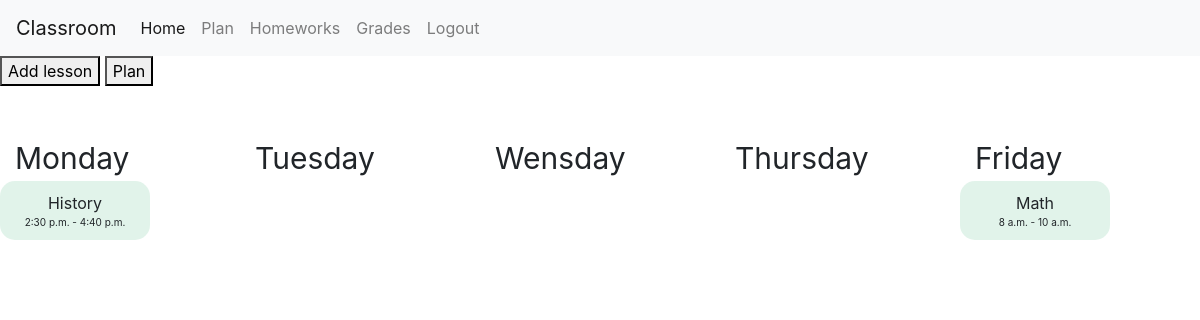
The page /plan (signed in) on the database as committed earlier.
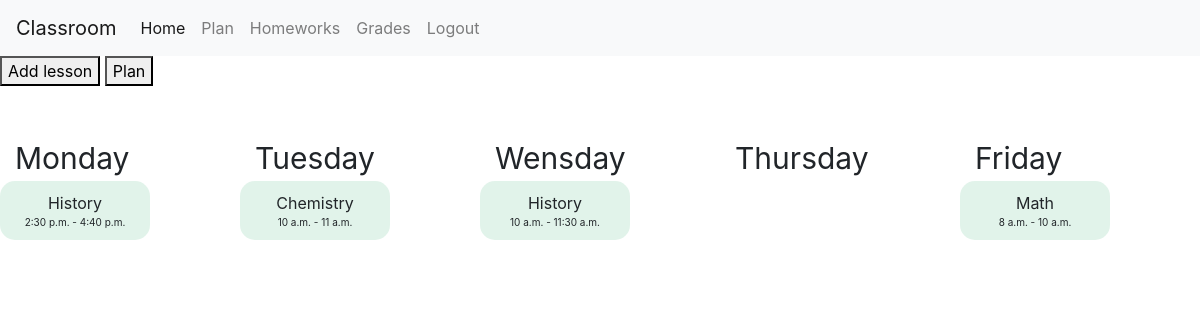
The same page on the database as committed later.
### classroom/models.py (models this page shows)
class Lesson(models.Model):
    subject = models.CharField(max_length=300, choices=SUBJECT_CHOICES)
    day = models.CharField(max_length=3, choices=DAY_CHOICES)
    time_start = models.TimeField()
    time_end = models.TimeField()
    teacher = models.ForeignKey(User, on_delete=models.CASCADE, related_name="teacher_lessons")
    group = models.ForeignKey(Class, on_delete=models.CASCADE, related_name="class_lessons")

### classroom/views.py (the view)
# urls.py: path("plan", views.plan_view, name="plan"),
@login_required
def plan_view(request):
    user = request.user
    if request.method == "POST":
        teacher_id = request.POST['teacher']
        group_id = request.POST['class']
        day = request.POST['day']
        time_start = request.POST['start_time']
        time_end = request.POST['end_time']
        teacher = User.objects.get(pk=teacher_id)
        group = Class.objects.get(pk=group_id)
        class_lessons = group.class_lessons.all().filter(day=day)
        teacher_lessons = teacher.teacher_lessons.filter(day=day)
        for lesson in class_lessons:
            if check_time(time_start, time_end, lesson.time_start, lesson.time_end)==False:
                messages.error(request, "Time conflict")
                return redirect('plan')
        for lesson in teacher_lessons:
            if check_time(time_start, time_end, lesson.time_start, lesson.time_end)==False:
                messages.error(request, "Time conflict")
                return redirect('plan')
        if time_start>time_end:
            messages.error(request, "Time conflict")
            return redirect('plan')
        subject = request.POST['subject']
        lesson = Lesson.objects.create(subject=subject, day=day, time_start=time_start, time_end=time_end, teacher=teacher, group=group)
        lesson.save()
        messages.success(request, "Lesson created")
        return redirect('plan')
        '''return render(request, "classroom/plan.html", {
            "message": "Lesson created"
        })'''
    else:
        if user.type == "SU":
            user_per = False
            group = user.group
            lessons = group.class_lessons.all()
        else:
            user_per = True
            lessons = user.teacher_lessons.all()
        school = user.school
        grups = school.classes.all()
        teachers = User.objects.filter(type="ST", school=school)
        return render(request, "classroom/plan.html",{
            "subjects": SUBJECT_CHOICES,
            "perrmision": user_per,
            "teachers": teachers,
            "days": DAY_CHOICES,
            "classes": grups,
            "lessons": lessons
        })

### classroom/templates/classroom/plan.html (shortened to what this page needs)
{% extends "classroom/layout.html" %}
{% load static %}
{%block body%}
    {% if perrmision == True %}
    <button id="add_button">Add lesson</button>
    <button id="plan_button">Plan</button>
    {%endif%}
    <div id="plan_view">
        <div class="plan_div">
            <div class="flex_child">
                <div class="day">Monday</div>
                {%for lesson in lessons%}
                    {%if lesson.day == "MON"%}
                    <div class="lesson_div">
                        <div class="subject">{{lesson.get_subject_display}}</div>
                        <div class="time_lesson">{{lesson.time_start}} - {{lesson.time_end}}</div>
                    </div>
                    {%endif%}
                {%endfor%}
            </div>
            <div class="flex_child">
                <div class="day">Tuesday</div>
                {%for lesson in lessons%}
                    {%if lesson.day == "TUE"%}
                    <div class="lesson_div">
                        <div class="subject">{{lesson.get_subject_display}}</div>
                        <div class="time_lesson">{{lesson.time_start}} - {{lesson.time_end}}</div>
                    </div>
                    {%endif%}
                {%endfor%}
            </div>
            <div class="flex_child">
                <div class="day">Wensday</div>
                {%for lesson in lessons%}
                    {%if lesson.day == "WED"%}
                    <div class="lesson_div">
                        <div class="subject">{{lesson.get_subject_display}}</div>
                        <div class="time_lesson">{{lesson.time_start}} - {{lesson.time_end}}</div>
                    </div>
                    {%endif%}
                {%endfor%}
            </div>
            <div class="flex_child">
                <div class="day">Thursday</div>
            </div>
            <div class="flex_child">
                <div class="day">Friday</div>
                {%for lesson in lessons%}
                    {%if lesson.day == "FRI"%}
                    <div class="lesson_div">
                        <div class="subject">{{lesson.get_subject_display}}</div>
                        <div class="time_lesson">{{lesson.time_start}} - {{lesson.time_end}}</div>
                    </div>
                    {%endif%}
                {%endfor%}
            </div>
        </div>
    </div>
{%endblock%}

Rows that differ between the two databases and show on the page:
added Lesson: subject "Chemistry", time_start "10 a.m.", time_end "11 a.m."
added Lesson: subject "History", time_start "10 a.m.", time_end "11:30 a.m."
